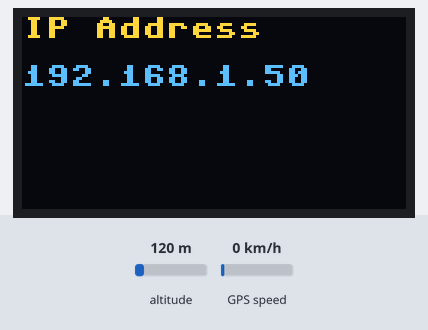
A program run on a simulated Raspberry Pi Pico running MicroPython. Parts: 128×64 one-colour display. The inputs (shaded band) are chosen by the test bench; at power-on: altitude 120 m, GPS speed 0 km/h. The OLED is the two-colour kind (top 16 rows yellow); WiFi joins after 1.5 s; the GPS gets a fix after 3 s at 37.7749, -122.4194 with 8 satellites; no MQTT or app messages arrive unless stated; values from a settings file that is not in the repository are placeholders; library files of the repository ran but are not shown: ssd1306.py, micropyGPS.py; what the program prints to the serial console is not drawn.

Above: at 2.1 s.

Measured:
- what the display in image 0 shows lasts 1.0 s, from 2.1 s to 3.1 s

The program:

main.py
```python
from machine import Pin, UART, I2C
#ref.: https://www.youtube.com/watch?v=y2EDhzDiPTE
#ref.: https://github.com/ahmadlogs/rpi-pico-upy/tree/main/gps2-rpi-pico

#Import utime library to implement delay
import utime, time
import math
import network

#________________________________________________________
from ssd1306 import SSD1306_I2C
#https://github.com/stlehmann/micropython-ssd1306
#________________________________________________________
from micropyGPS import MicropyGPS
#https://github.com/inmcm/micropyGPS
#________________________________________________________

from secrets import secrets

#________________________________________________________
from umqtt.simple import MQTTClient
#https://github.com/danjperron/PicoWMqttDs18b20/blob/main/main.py
#https://www.hivemq.com/blog/iot-reading-sensor-data-raspberry-pi-pico-w-micropython-mqtt-node-red/
#https://github.com/thonny/thonny/issues/2524

##########################################################
#Oled I2C connection
i2c=I2C(0,sda=Pin(0), scl=Pin(1), freq=400000)
oled = SSD1306_I2C(128, 64, i2c)
##########################################################

##########################################################
#GPS Module UART Connection
gps_module = UART(1, baudrate=9600, tx=Pin(4), rx=Pin(5))
##########################################################


##########################################################
TIMEZONE = -5
my_gps = MicropyGPS(TIMEZONE)
##########################################################

previousLatitude = 0
previousLongitude = 0

def degreesToRadians(degrees):
    return degrees * math.pi / 180

# Calculate the Distance between two coordinates
# https://stackoverflow.com/questions/365826/calculate-distance-between-2-gps-coordinates
def distanceInMeterBetweenEarthCoordinates(lat1, lon1, lat2, lon2):
    earthRadiusMeter = 6371000;
    dLat = degreesToRadians(lat2-lat1);
    dLon = degreesToRadians(lon2-lon1);

    lat1 = degreesToRadians(lat1)
    lat2 = degreesToRadians(lat2)

    a = math.sin(dLat/2) * math.sin(dLat/2) + math.sin(dLon/2) * math.sin(dLon/2) * math.cos(lat1) * math.cos(lat2)
    c = 2 * math.atan2(math.sqrt(a), math.sqrt(1-a))
    return earthRadiusMeter * c


##########################################################
def convert(parts):
    if (parts[0] == 0):
        return None

    data = parts[0]+(parts[1]/60.0)
    # parts[2] contain 'E' or 'W' or 'N' or 'S'
    if (parts[2] == 'S'):
        data = -data
    if (parts[2] == 'W'):
        data = -data

    data = '{0:.6f}'.format(data) # to 6 decimal places
    return str(data)
##########################################################

##########################################################
#MQTT  Topic Setup
def connectMQTT():
    #https://forum.micropython.org/viewtopic.php?t=11076&p=60836
    client = MQTTClient(secrets['client_id'],secrets['mqtt_server'], keepalive=30) # Just added Keepalive=30 to fix the error code 2
    client.connect()
    return client

def publish(topic, value):
    # print(topic)
    # print(value)
    # pub_msg = "%5.2f" % value
    print("Publish: ",topic,"  ",value)
    # client.publish(topic, pub_msg)
    client.publish(topic, value)
    #print("publish Done")


#network declaration
# Set country to avoid possible errors / https://randomnerdtutorials.com/micropython-mqtt-esp32-esp8266/
rp2.country('CA')

wlan = network.WLAN(network.STA_IF)
wlan.active(True)

#connect using ssid
wlan.connect(secrets['ssid'],secrets['password'])
while not wlan.isconnected():
    #machine.idle() # save power while waiting
    print('Waiting for connection...')
    utime.sleep(1.0)
ip = wlan.ifconfig()[0]
print(f'IP Address: {ip}')

oled.fill(0)
oled.text("IP Address", 0, 0)
oled.text(ip, 0, 16)
oled.rotate(True)
oled.show()

utime.sleep(1)

oled.poweroff()
#
# oled.fill(0)
# oled.text("IP Address", 0, 0)
# oled.text(ip, 0, 16)
# oled.rotate(True)
# oled.show()
#
# utime.sleep(2)
#
# oled.poweron()


# # Wait for connection with 10 second timeout
# timeout = 10
# while timeout > 0:
#     if wlan.status() < 0 or wlan.status() >= 3:
#         break
#     timeout -= 1
#     print('Waiting for connection...')
#     time.sleep(1)
#
# # Handle connection error
# # Error meanings
# # 0  Link Down
# # 1  Link Join
# # 2  Link NoIp
# # 3  Link Up
# # -1 Link Fail
# # -2 Link NoNet
# # -3 Link BadAuth
#
# if wlan.status() != 3:
#     raise RuntimeError('Wi-Fi connection failed')
# else:
#     for i in range(wlan.status()):
#         led.on()
#         time.sleep(.1)
#         led.off()
#     print('Connected')
#     status = wlan.ifconfig()
#     print('ip = ' + status[0])


# client = connectMQTT()

try:
    client = connectMQTT()
except OSError as e:
    machine.reset()

# Test the distance function
print('Distance between same points: '+str(distanceInMeterBetweenEarthCoordinates(0,0,0,0)))
print('Distance London to Arlington: '+str(distanceInMeterBetweenEarthCoordinates(51.5, 0, 38.8, -77.1)))

print(distanceInMeterBetweenEarthCoordinates(45.3989, -73.4823, 45.3999, -73.4833))


##########################################################
try:
    while True:
        #_________________________________________________
        #print(i2c.scan())
        length = gps_module.any()
        if length>0:
            b = gps_module.read(length)
            for x in b:
                msg = my_gps.update(chr(x))
        #_________________________________________________
        latitude = convert(my_gps.latitude)
        longitude = convert(my_gps.longitude)
        #_________________________________________________
        if (latitude == None and latitude == None):
            oled.fill(0)
            oled.text("No Data", 0, 0)
            oled.show()
            continue
        #_________________________________________________
        t = my_gps.timestamp
        #t[0] => hours : t[1] => minutes : t[2] => seconds
        gpsTime = '{:02d}:{:02d}:{:02}'.format(t[0], t[1], t[2])

        gpsdate = my_gps.date_string('s_ymd')
        speed = my_gps.speed_string('kph') #'kph' or 'mph' or 'knot'
        distance = distanceInMeterBetweenEarthCoordinates(float(latitude), float(longitude), float(previousLatitude), float(previousLongitude))
        #_________________________________________________
#         print('Lat:', latitude)
#         print('Lng:', longitude)
#         print('time:', gpsTime)
#         print('Date:', gpsdate)
#         print('speed:', speed)
#         print('Distance:'+ str(distance))
        print(gpsdate+'@'+gpsTime+': '+latitude+', '+longitude+', '+str(distance))
        #_________________________________________________
        oled.fill(0)
        oled.text('Lat:'+ latitude, 0, 0)
        oled.text('Lng:'+ longitude, 0, 12)
#         oled.text('Speed:'+ speed, 0, 24)
        oled.text('Time:'+ gpsTime, 0, 24)
        oled.text('Date:'+ gpsdate, 0, 36)
        oled.text('Dist:'+ str(distance), 0, 48)
        oled.show()
        #_________________________________________________

        if distance > 2:
            previousLatitude = latitude
            previousLongitude = longitude
            if distance > 1000: distance = 0
            publish('gps/data','{"lat":'+latitude+',"lon":'+longitude+',"d":'+str(distance)+'}')

        utime.sleep(1.0)

except OSError as e:
    machine.reset()

##########################################################
```
